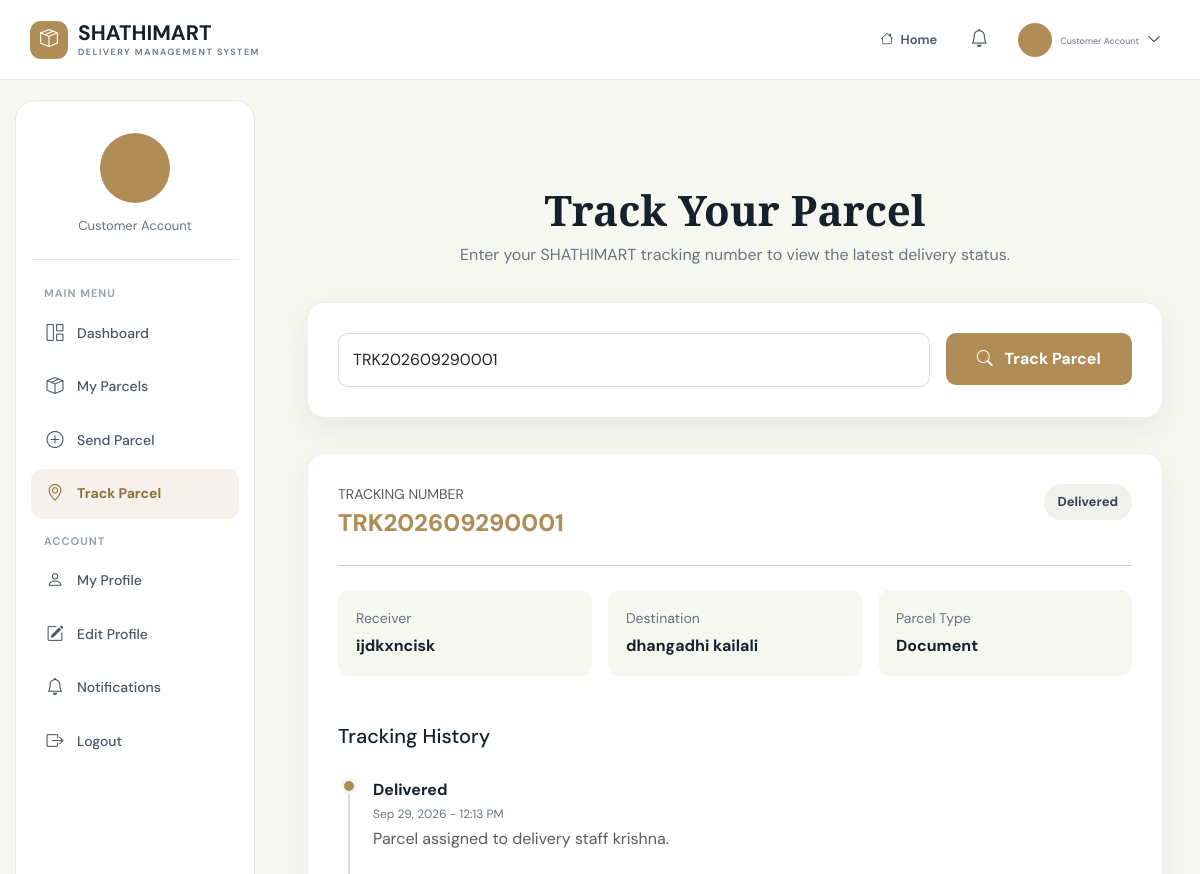
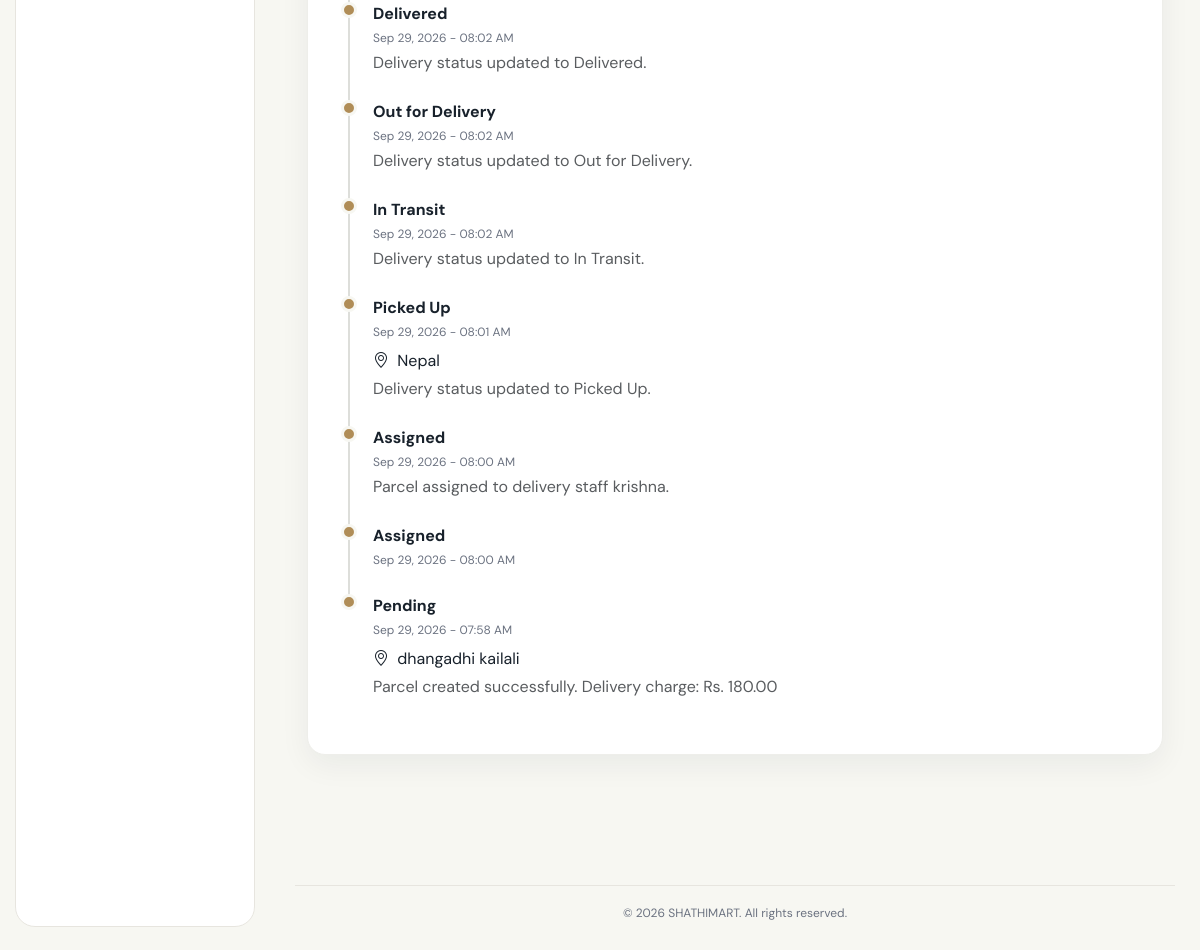
Screenshot of /parcels/track/?tracking_number=TRK202609290001 with the database file from the repository (2 pictures, top to bottom).
### parcels/models.py (models this page shows, shortened)
class Parcel(models.Model):
    PARCEL_TYPE_CHOICES = [
        ('document', 'Document'),
        ('package', 'Package'),
        ('fragile', 'Fragile Item'),
        ('electronics', 'Electronics'),
        ('clothing', 'Clothing'),
        ('food', 'Food Item'),
        ('other', 'Other'),
    ]
    STATUS_CHOICES = [
        ('pending', 'Pending'),
        ('pickup_requested', 'Pickup Requested'),
        ('assigned', 'Assigned'),
        ('picked_up', 'Picked Up'),
        ('in_transit', 'In Transit'),
        ('out_for_delivery', 'Out for Delivery'),
        ('delivered', 'Delivered'),
        ('cancelled', 'Cancelled'),
        ('failed', 'Failed Delivery'),
        ('rescheduled', 'Rescheduled'),
    ]
    customer = models.ForeignKey(
        User,
        on_delete=models.CASCADE,
        related_name='parcels'
    )
    tracking_number = models.CharField(
        max_length=30,
        unique=True
    )
    sender_name = models.CharField(
        max_length=150
    )
    sender_phone = models.CharField(
        max_length=15
    )
    sender_address = models.TextField()
    receiver_name = models.CharField(
        max_length=150
    )
    receiver_phone = models.CharField(
        max_length=15
    )
    receiver_address = models.TextField()
    parcel_type = models.CharField(
        max_length=30,
        choices=PARCEL_TYPE_CHOICES,
        default='package'
    )
    weight = models.DecimalField(
        max_digits=8,
        decimal_places=2
    )
    description = models.TextField(
        blank=True
    )
    pickup_date = models.DateField(
        null=True,
        blank=True
    )
    delivery_date = models.DateField(
        null=True,
        blank=True
    )
    delivery_charge = models.DecimalField(
        max_digits=10,
        decimal_places=2,
        default=0
    )
    status = models.CharField(
        max_length=30,
        choices=STATUS_CHOICES,
        default='pending'
    )
    created_at = models.DateTimeField(
        auto_now_add=True
    )
    updated_at = models.DateTimeField(
        auto_now=True
    )
    class Meta:
        ordering = ['-created_at']
        verbose_name = 'Parcel'
        verbose_name_plural = 'Parcels'

class TrackingHistory(models.Model):
    parcel = models.ForeignKey(
        Parcel,
        on_delete=models.CASCADE,
        related_name='tracking_history'
    )
    status = models.CharField(
        max_length=30,
        choices=Parcel.STATUS_CHOICES
    )
    location = models.CharField(
        max_length=200,
        blank=True
    )
    remarks = models.TextField(
        blank=True
    )
    created_at = models.DateTimeField(
        auto_now_add=True
    )
    class Meta:
        ordering = ['created_at']
        verbose_name = 'Tracking History'
        verbose_name_plural = 'Tracking Histories'

### parcels/views.py (the view)
# urls.py: path("track/", views.track_parcel, name="track_parcel"),
def track_parcel(request):
    tracking_number = request.GET.get(
        "tracking_number",
        ""
    ).strip()
    parcel = None
    tracking_history = []
    error = None
    if tracking_number:
        parcel = (
            Parcel.objects
            .filter(
                tracking_number__iexact=
                tracking_number
            )
            .select_related(
                "customer",
                "delivery",
                "delivery__delivery_staff",
                "payment"
            )
            .first()
        )
        if parcel:
            tracking_history = (
                parcel.tracking_history
                .all()
                .order_by("-created_at")
            )
        else:
            error = (
                "No parcel was found with this "
                "tracking number."
            )
    return render(
        request,
        "parcels/track_parcel.html",
        {
            "parcel": parcel,
            "tracking_history":
                tracking_history,
            "error": error,
            "tracking_number":
                tracking_number,
        }
    )

### notifications/context_processors.py (called while the page is built, shortened)
def notification_context(request):
    if not request.user.is_authenticated:
        return {
            "navbar_notifications": [],
            "unread_notifications_count": 0,
        }

### templates/parcels/track_parcel.html (shortened to what this page needs)
{% extends "customer_base.html" %}
{% block content %}
<section class="tracking-page">
    <div class="container tracking-wrapper">
        <div class="tracking-header">
            <h1>Track Your Parcel</h1>
            <p>
                Enter your SHATHIMART tracking number to view
                the latest delivery status.
            </p>
        </div>
        <div class="search-card">
            <form method="GET">
                <div class="row g-3">
                    <div class="col-md-9">
                        <input
                            type="text"
                            name="tracking_number"
                            class="form-control tracking-input"
                            placeholder="Enter tracking number e.g. TRK202609230001"
                            value="{{ tracking_number }}"
                            required
                        >
                    </div>
                    <div class="col-md-3">
                        <button
                            type="submit"
                            class="btn-swift w-100"
                        >
                            <i class="bi bi-search me-2"></i>
                            Track Parcel
                        </button>
                    </div>
                </div>
            </form>
        </div>
        {% if parcel %}
            <div class="result-card">
                <div class="d-flex justify-content-between align-items-start flex-wrap gap-3">
                    <div>
                        <div class="text-muted small">
                            TRACKING NUMBER
                        </div>
                        <div class="tracking-number">
                            {{ parcel.tracking_number }}
                        </div>
                    </div>
                    <div>
                        <span class="status">
                            {{ parcel.get_status_display }}
                        </span>
                    </div>
                </div>
                <hr class="my-4">
                <div class="row g-3">
                    <div class="col-md-4">
                        <div class="info-box">
                            <small>
                                Receiver
                            </small>
                            <strong>
                                {{ parcel.receiver_name }}
                            </strong>
                        </div>
                    </div>
                    <div class="col-md-4">
                        <div class="info-box">
                            <small>
                                Destination
                            </small>
                            <strong>
                                {{ parcel.receiver_address }}
                            </strong>
                        </div>
                    </div>
                    <div class="col-md-4">
                        <div class="info-box">
                            <small>
                                Parcel Type
                            </small>
                            <strong>
                                {{ parcel.get_parcel_type_display }}
                            </strong>
                        </div>
                    </div>
                </div>
                <h5 class="mt-5 mb-3">
                    Tracking History
                </h5>
                {% if tracking_history %}
                    <div class="timeline">
                        {% for history in tracking_history %}
                            <div class="timeline-item">
                                <div class="timeline-dot"></div>
                                <div class="timeline-status">
                                    {{ history.get_status_display }}
                                </div>
                                <div class="timeline-time">
                                    {{ history.created_at|date:"M d, Y - h:i A" }}
                                </div>
                                {% if history.location %}
                                    <div class="mt-2">
                                        <i class="bi bi-geo-alt me-1"></i>
                                        {{ history.location }}
                                    </div>
                                {% endif %}
                                {% if history.remarks %}
                                    <div class="text-muted mt-1">
                                        {{ history.remarks }}
                                    </div>
                                {% endif %}
                            </div>
                        {% endfor %}
                    </div>
                {% else %}
                    <p class="text-muted">
                        No tracking history available.
                    </p>
                {% endif %}
            </div>
        {% endif %}
    </div>
</section>
{% endblock %}

### templates/customer_base.html (style rules this page uses)
:root { --primary: #b08d57; --primary-dark: #8f713f; --dark: #18212b; --light: #f7f7f2; --muted: #6b7280; --border: #e7e5df; --white: #ffffff; --success: #198754; --warning: #f59e0b; --danger: #dc3545; --info: #0d6efd; --purple: #6f42c1; }
* { box-sizing: border-box; }
html { scroll-behavior: smooth; }
body { margin: 0; padding: 0; background: var(--light); color: var(--dark); font-family: "DM Sans", Arial, sans-serif; min-height: 100vh; }

### templates/parcels/track_parcel.html (style rules this page uses)
.tracking-page { background: #f7f7f2; min-height: calc(100vh - 80px); padding: 70px 0; }
.tracking-wrapper { max-width: 950px; margin: auto; }
.tracking-header { text-align: center; margin-bottom: 35px; }
.tracking-header h1 { font-family: "Playfair Display", serif; color: #18212b; font-weight: 700; font-size: 42px; }
.tracking-header p { color: #6b7280; }
.search-card { background: #ffffff; border-radius: 18px; padding: 30px; box-shadow: 0 10px 30px rgba(24, 33, 43, .07); border: 1px solid #eeeeea; margin-bottom: 35px; }
.tracking-input { border-radius: 10px; padding: 14px; border: 1px solid #d9dbd5; }
.btn-swift { background: #b08d57; color: #ffffff; border: none; border-radius: 10px; padding: 14px 22px; font-weight: 700; }
.result-card { background: #ffffff; border-radius: 18px; padding: 30px; border: 1px solid #eeeeea; box-shadow: 0 10px 30px rgba(24, 33, 43, .06); }
.tracking-number { color: #b08d57; font-size: 24px; font-weight: 800; }
.status { display: inline-block; background: #f0f1ec; color: #374151; padding: 8px 14px; border-radius: 20px; font-size: 13px; font-weight: 700; }
.info-box { background: #f7f7f2; border-radius: 12px; padding: 18px; height: 100%; }
.info-box small { display: block; color: #6b7280; margin-bottom: 5px; }
.info-box strong { color: #18212b; }
.timeline { margin-top: 30px; padding-left: 35px; }
.timeline-item { position: relative; padding-bottom: 25px; }
.timeline-item::before { content: ""; position: absolute; left: -25px; top: 5px; bottom: -5px; width: 2px; background: #dddeda; }
.timeline-item:last-child::before { display: none; }
.timeline-dot { position: absolute; left: -32px; top: 0; width: 16px; height: 16px; border-radius: 50%; background: #b08d57; border: 3px solid #f7f7f2; }
.timeline-status { font-weight: 700; color: #18212b; }
.timeline-time { color: #6b7280; font-size: 12px; margin-top: 3px; }

### rows the page displays
Parcel: tracking_number "TRK202609290001", status "Delivered", receiver_name "ijdkxncisk", receiver_address "dhangadhi kailali", parcel_type "Document"
TrackingHistory: status "Delivered", created_at "Sep 29, 2026 - 12:13 PM", remarks "Parcel assigned to delivery staff krishna."
TrackingHistory: status "Delivered", created_at "Sep 29, 2026 - 08:02 AM", remarks "Delivery status updated to Delivered."
TrackingHistory: status "Out for Delivery", created_at "Sep 29, 2026 - 08:02 AM", remarks "Delivery status updated to Out for Delivery."
TrackingHistory: status "In Transit", created_at "Sep 29, 2026 - 08:02 AM", remarks "Delivery status updated to In Transit."
TrackingHistory: status "Picked Up", created_at "Sep 29, 2026 - 08:01 AM", location "Nepal", remarks "Delivery status updated to Picked Up."
TrackingHistory: status "Assigned", created_at "Sep 29, 2026 - 08:00 AM", remarks "Parcel assigned to delivery staff krishna."
TrackingHistory: status "Assigned", created_at "Sep 29, 2026 - 08:00 AM"
TrackingHistory: status "Pending", created_at "Sep 29, 2026 - 07:58 AM", location "dhangadhi kailali", remarks "Parcel created successfully. Delivery charge: Rs. 180.00"
